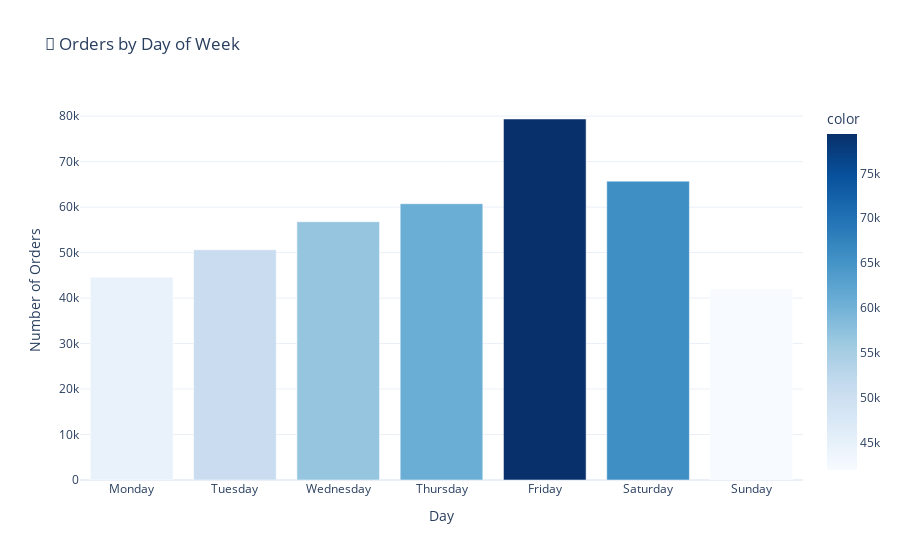

Write notebook code for a chart like this one.
### Code cell
# Orders by day of week
dow_order = ['Monday', 'Tuesday', 'Wednesday', 'Thursday', 'Friday', 'Saturday', 'Sunday']
dow_orders = orders.groupby('day_of_week').size().reindex(dow_order)

fig = px.bar(x=dow_orders.index, y=dow_orders.values,
             title='📅 Orders by Day of Week',
             labels={'x': 'Day', 'y': 'Number of Orders'},
             color=dow_orders.values,
             color_continuous_scale='Blues')
fig.update_layout(template='plotly_white', showlegend=False)
fig.show()

### Figure 1 — Plotly figure (JSON) as saved in the notebook; plotly's stock layout.template omitted (floating-point values rounded to 4 significant figures)
{"data": [{"hovertemplate": "Day=%{x}<br>Number of Orders=%{y}<br>color=%{marker.color}<extra></extra>", "legendgroup": "", "marker": {"color": [44571, 50626, 56781, 60751, 79374, 65712, 41995], "coloraxis": "coloraxis", "pattern": {"shape": ""}}, "name": "", "orientation": "v", "showlegend": false, "textposition": "auto", "type": "bar", "x": ["Monday", "Tuesday", "Wednesday", "Thursday", "Friday", "Saturday", "Sunday"], "xaxis": "x", "y": [44571, 50626, 56781, 60751, 79374, 65712, 41995], "yaxis": "y"}], "layout": {"barmode": "relative", "coloraxis": {"colorbar": {"title": {"text": "color"}}, "colorscale": [[0.0, "rgb(247,251,255)"], [0.125, "rgb(222,235,247)"], [0.25, "rgb(198,219,239)"], [0.375, "rgb(158,202,225)"], [0.5, "rgb(107,174,214)"], [0.625, "rgb(66,146,198)"], [0.75, "rgb(33,113,181)"], [0.875, "rgb(8,81,156)"], [1.0, "rgb(8,48,107)"]]}, "legend": {"tracegroupgap": 0}, "showlegend": false, "title": {"text": "📅 Orders by Day of Week"}, "xaxis": {"anchor": "y", "domain": [0.0, 1.0], "title": {"text": "Day"}}, "yaxis": {"anchor": "x", "domain": [0.0, 1.0], "title": {"text": "Number of Orders"}}}}
